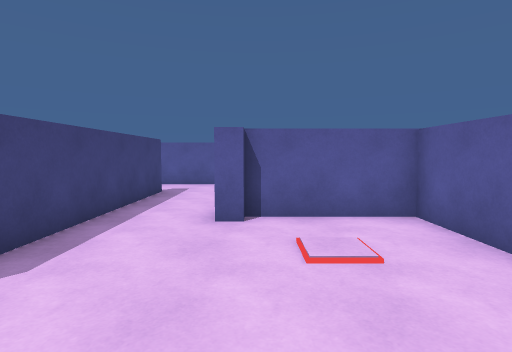
view 1 (above)

12 first-person views from a walk through a scene from a Unity 3-D project. The camera is 1.4 m above the floor, tilts 4° down and sees 80° across. The floor is counted in squares, 1 m on a side. Each view is taken from the middle of a square. On the plan, view 1 faces up. The plan holds only what a view shows up to about 14 squares ahead; the rest is blank. The place goes on beyond the plan.

view 2
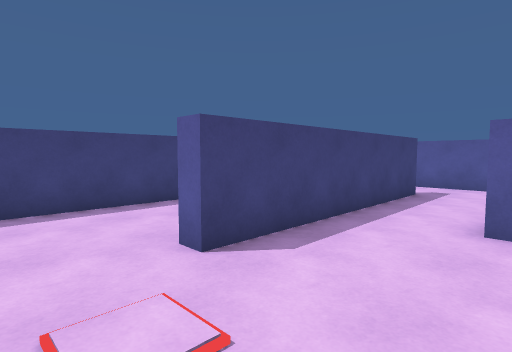

view 3
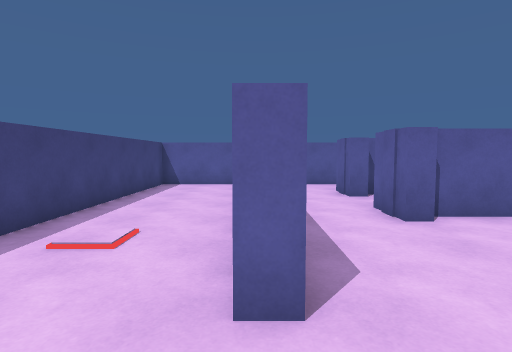

view 4
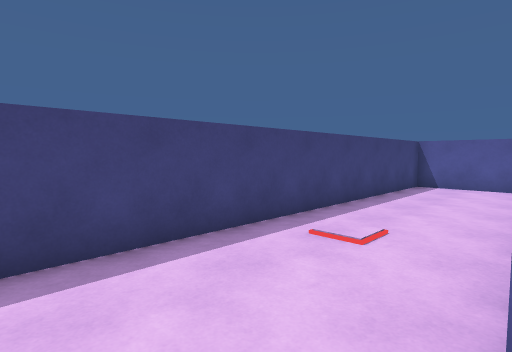

view 5
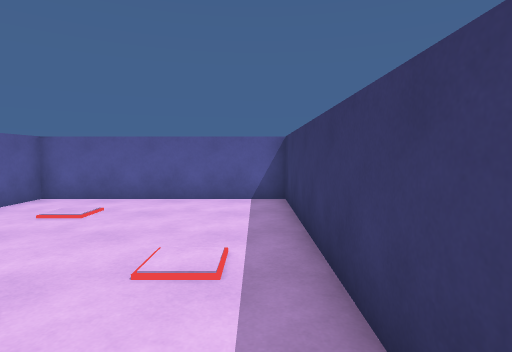

view 6
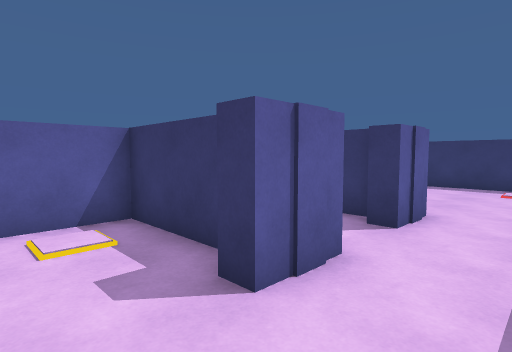

view 7
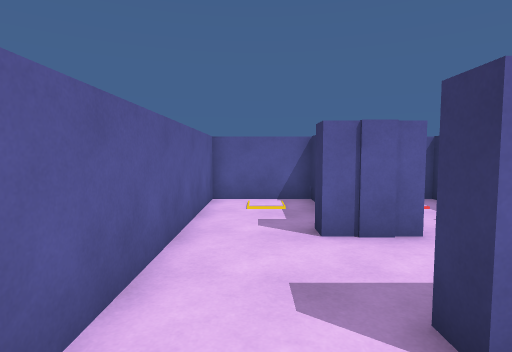

view 8
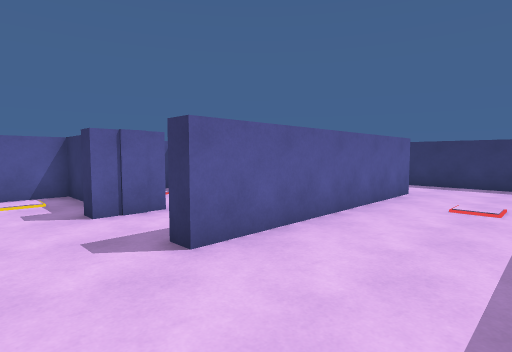

view 9
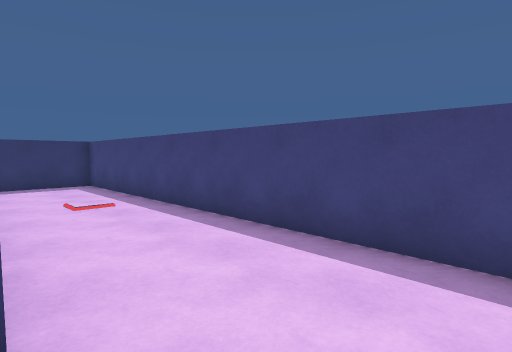

view 10
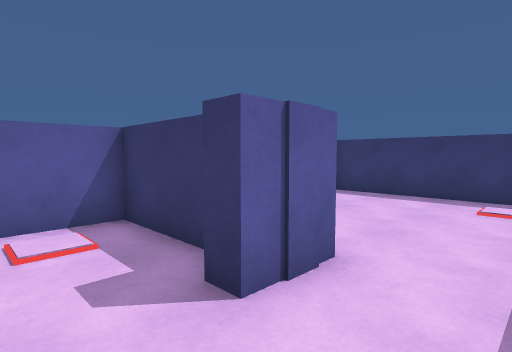

view 11
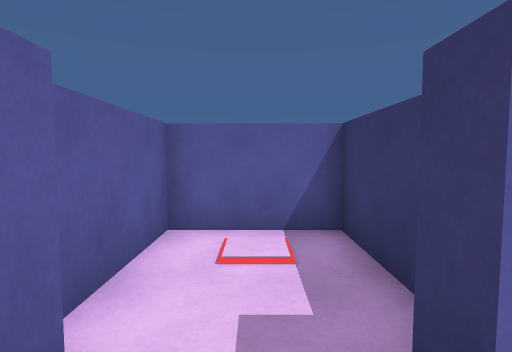

view 12
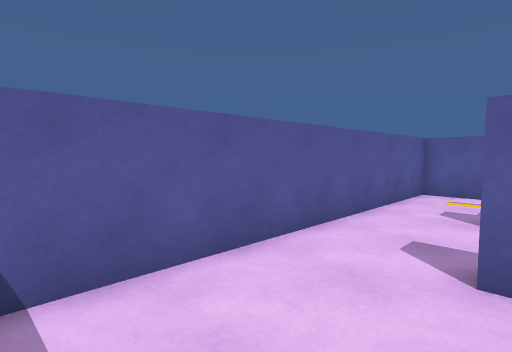

### Floor plan
Points are (right, up) in squares from view 1. A wall is a line through its corners. A room is listed if a view was taken in it or the views show most of it. See-through windows are left out.
Room 1 (views 1, 2, 3, 4, 5, 6, 7, 8, 9, 12)
walls: (-3.6, 6.4) (-3.6, 2.5) (-4.2, 2.5) (-4.2, 11.6) (-3.6, 11.6); (-0.2, 6.3) (-0.9, 6.3); (-0.9, 11.9) (-0.2, 11.9); (0.5, 11.2) (3.6, 11.2) (3.6, 14.4) (-8.4, 14.4) (-8.4, -0.9) (3.6, -0.9) (3.6, 6.8) (-0.2, 6.8)
ways out: opening at (-2.5, 7.5) to room 2; opening at (-2.5, 11) to room 2
Room 2 (views 10, 11)
walls: (-0.1, 10.1) (-0.9, 10.1) (-0.9, 11.9); (0, 7.4) (3.6, 7.4) (3.6, 10.6) (-0.1, 10.6); (-0.9, 6.3) (-0.9, 8.1) (-0.2, 8.1); (-3.6, 11.6) (-3.6, 6.4)
ways out: opening at (-2.5, 7.5) to room 1; opening at (-2.5, 11) to room 1

Where each view was taken, in squares from view 1:
view 1: 0 up, 0 right, facing up
view 2: 0 up, 0 right, facing up-left
view 3: 0 up, 4 left, facing up
view 4: 0 up, 4 left, facing up-left
view 5: 0 up, 6 left, facing right
view 6: 14 up, 3 left, facing down-right
view 7: 13 up, 6 left, facing right
view 8: 14 up, 8 left, facing down-right
view 9: 14 up, 4 left, facing down-left
view 10: 10 up, 3 left, facing down-right
view 11: 9 up, 2 left, facing right
view 12: 11 up, 8 left, facing up-right
